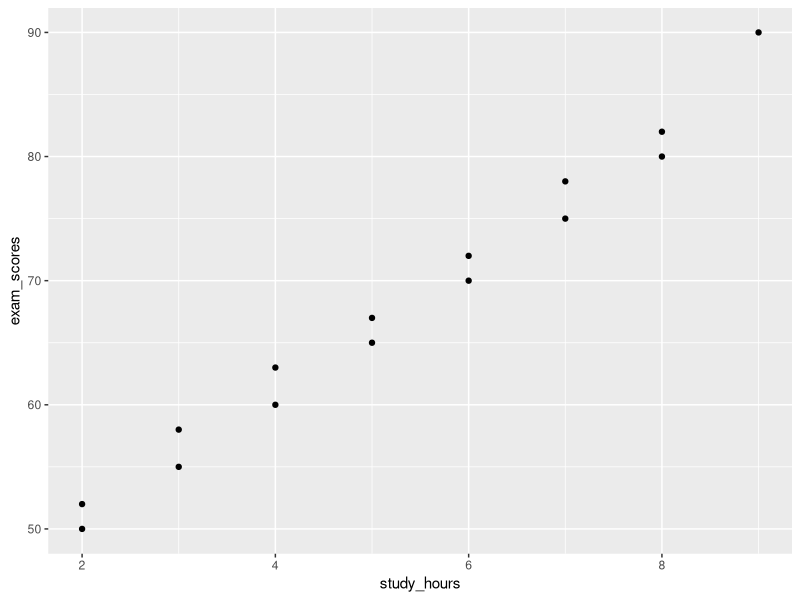
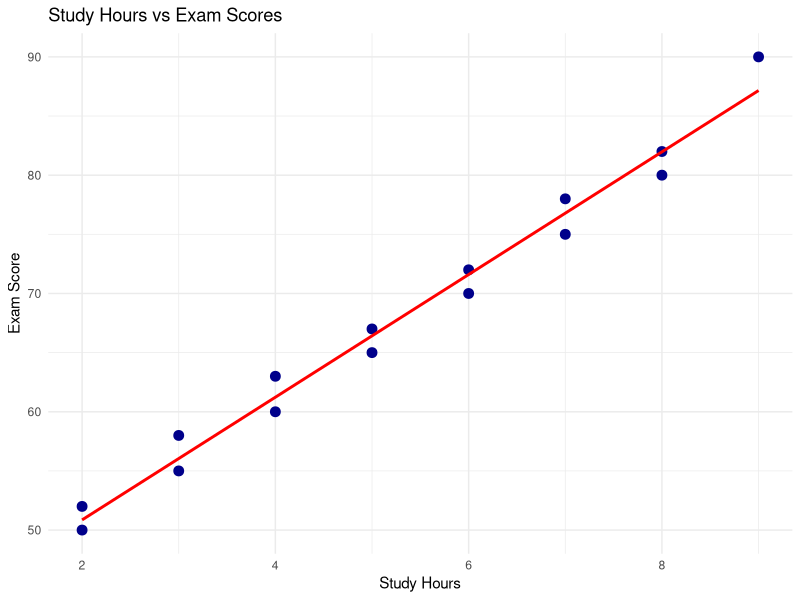
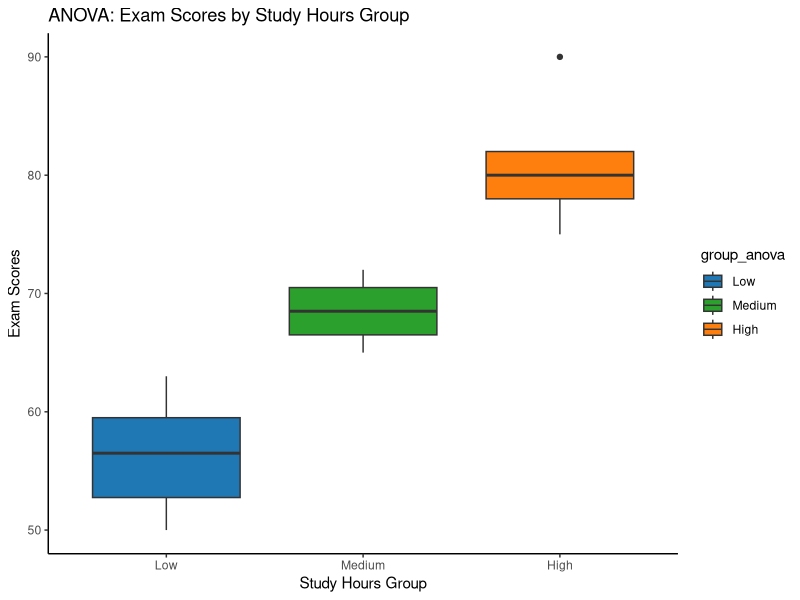

Write R code to recreate these figures, in order.
library(ggplot2)

study_hours <- c(2, 3, 4, 5, 6, 7, 8, 2, 4, 6, 5, 7, 3, 8, 9)
exam_scores <- c(50, 55, 60, 65, 70, 75, 80, 52, 63, 72, 67, 78, 58, 82, 90)

data <- data.frame(study_hours, exam_scores)

ggplot(data, aes(x = study_hours, y = exam_scores)) +
  geom_point()

ggplot(data, aes(x = study_hours, y = exam_scores)) + 
  geom_point(size = 3, color = "darkblue") + 
  geom_smooth(method = "lm", se = FALSE, color = "red") + 
  labs( 
    title = "Study Hours vs Exam Scores", 
    x = "Study Hours", 
    y = "Exam Score") +
  theme_minimal()

cor(data$study_hours, data$exam_scores)
cor.test(data$study_hours, data$exam_scores)

data$group_anova <- cut(data$study_hours, breaks=c(0,4,6,10), labels=c("Low","Medium","High"))

anova_result <- aov(exam_scores ~ group_anova, data = data)
summary(anova_result)

p_anova <- ggplot(data, aes(x = group_anova, y = exam_scores, fill = group_anova)) +
  geom_boxplot() +
  labs(title = "ANOVA: Exam Scores by Study Hours Group",
       x = "Study Hours Group",
       y = "Exam Scores") +
  theme_classic() +
  scale_fill_manual(values = c("Low"="#1f77b4", "Medium"="#2ca02c", "High"="#ff7f0e"))

print(p_anova)
